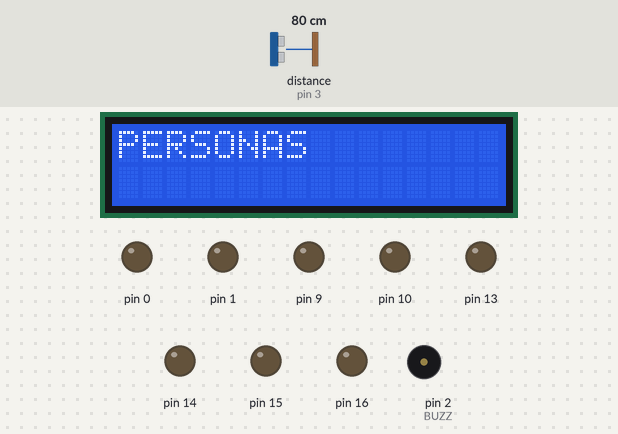
Bench run of a sketch on a simulated Arduino Uno, built with avr-gcc and run on an emulated ATmega328P. Shown: 16×2 character LCD, output pins drawn as LEDs (lit = HIGH), buzzer (waves = sounding). Wiring (inferred from the names in the program): ultrasonic range finder: trigger pin 4; echo pin 3. Inputs (shaded band) come from the test bench; at power-on: distance to the obstacle (sensor on pin 3) 80 cm. The echo pulse lasts 58.3 µs per cm; pins used as bus, display or sensor lines are not drawn.

Above: at 1.2 s.
1.3 s: distance to the obstacle (sensor on pin 3) set to 4 cm
At 1.73 s:
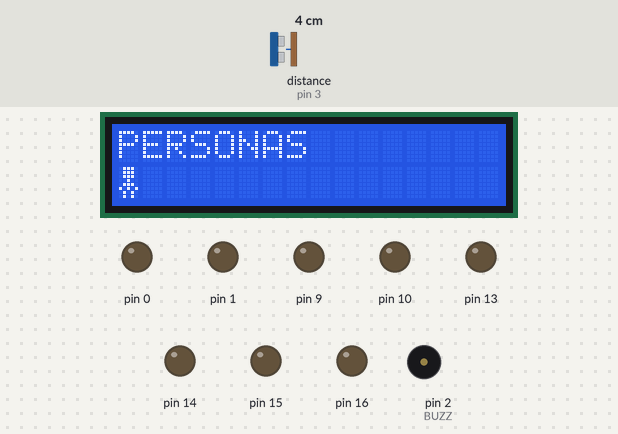
4.3 s: distance to the obstacle (sensor on pin 3) set to 2 cm
5.8 s: distance to the obstacle (sensor on pin 3) set to 4 cm
At 6.15 s:
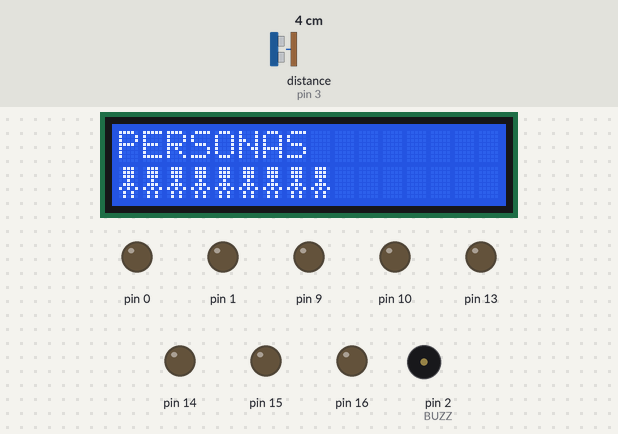
8.8 s: distance to the obstacle (sensor on pin 3) set to 7 cm
At 8.8 s:
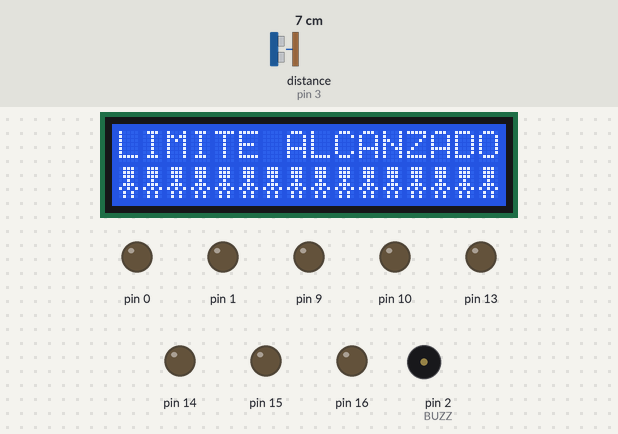
10.3 s: distance to the obstacle (sensor on pin 3) set to 2 cm
At 11.4 s:
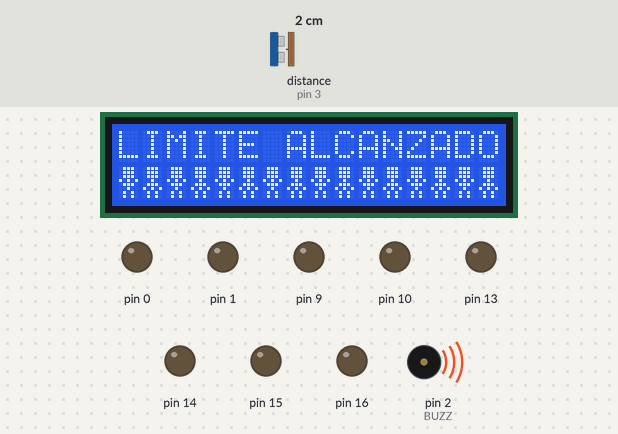
Timing chart, 0 to 13.3 s (numbered marks = the images above; inputs shaded):
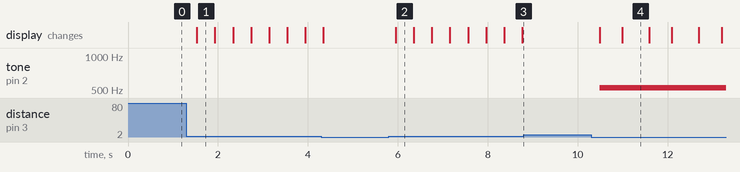

The sketch:

CONTADOR_DE_AFORO_CON_ANIMACION.ino
```cpp
/*
 * Fundacion Kinal
 * Centro educativo tecnico laboral Kinal
 * Perito en electonica
 * Quinto perito
 * EB5AM
 * Taller de electronica digital y reparacion de computadoras
 * Nombre: Francisco Barillas
*/

//Librerias
#include <LiquidCrystal.h>


//Definiciones de preprocesador
#define RS  12
#define Enable 11
#define D4 8
#define D5 7
#define D6 6
#define D7 5
#define TRIG 4
#define ECHO 3
#define BUZZ 2
int DO  = 494;
long DISTANCIA;
int PERSONAS = -1;
//Constructor
LiquidCrystal LCD_FRANCISCO_BARILLAS(RS, Enable, D4, D5, D6, D7); //Constructor que me permite usar la LCD

byte ninoConBrazoArriba[] = {
  B01110,
  B01110,
  B01110,
  B10101,
  B01110,
  B00100,
  B01010,
  B01010
};

byte ninoConBrazoAbajo[] = {
  B01110,
  B01110,
  B01110,
  B00100,
  B01110,
  B10101,
  B01010,
  B01010
};

void setup(){
  for(int i = 0; i <=16; i++){
   pinMode(i,OUTPUT);
}
   pinMode(TRIG, OUTPUT);
   pinMode(ECHO, INPUT);
   pinMode(BUZZ, OUTPUT);
   LCD_FRANCISCO_BARILLAS.begin(16,2);
   LCD_FRANCISCO_BARILLAS.createChar(1,ninoConBrazoAbajo);
   LCD_FRANCISCO_BARILLAS.createChar(2,ninoConBrazoArriba);
   LCD_FRANCISCO_BARILLAS.setCursor(0,0);
   LCD_FRANCISCO_BARILLAS.print("PERSONAS");
}
void loop(){
  Medicion();
  Limite_de_Personas();
}
int Medicion(){
  long T;
  digitalWrite(TRIG, HIGH);
  delayMicroseconds(10);
  digitalWrite(TRIG, LOW);
  T = pulseIn(ECHO, HIGH);
  DISTANCIA = T/58.2;
  delay(100);
  return DISTANCIA;
  }

 void Limite_de_Personas(){
    if(DISTANCIA >= 2 && DISTANCIA <=4){
    PERSONAS = PERSONAS + 1;
      }

    switch(PERSONAS){
     case 1:
      LCD_FRANCISCO_BARILLAS.setCursor(0,0);
      LCD_FRANCISCO_BARILLAS.print("PERSONAS");
      LCD_FRANCISCO_BARILLAS.setCursor(PERSONAS-1,1);
      LCD_FRANCISCO_BARILLAS.write(1);
      delay(300);
      break;

     case 2:
      LCD_FRANCISCO_BARILLAS.setCursor(0,0);
      LCD_FRANCISCO_BARILLAS.print("PERSONAS");
      LCD_FRANCISCO_BARILLAS.setCursor(PERSONAS-1,1);
      LCD_FRANCISCO_BARILLAS.write(1);
      delay(300);
      break;

     case 3:
      LCD_FRANCISCO_BARILLAS.setCursor(0,0);
      LCD_FRANCISCO_BARILLAS.print("PERSONAS");
      LCD_FRANCISCO_BARILLAS.setCursor(PERSONAS-1,1);
      LCD_FRANCISCO_BARILLAS.write(1);
      delay(300);
      break;

     case 4:
      LCD_FRANCISCO_BARILLAS.setCursor(0,0);
      LCD_FRANCISCO_BARILLAS.print("PERSONAS");
      LCD_FRANCISCO_BARILLAS.setCursor(PERSONAS-1,1);
      LCD_FRANCISCO_BARILLAS.write(1);
      delay(300);
      break;

      case 5:
      LCD_FRANCISCO_BARILLAS.setCursor(0,0);
      LCD_FRANCISCO_BARILLAS.print("PERSONAS");
      LCD_FRANCISCO_BARILLAS.setCursor(PERSONAS-1,1);
      LCD_FRANCISCO_BARILLAS.write(1);
      delay(300);
      break;

      case 6:
      LCD_FRANCISCO_BARILLAS.setCursor(0,0);
      LCD_FRANCISCO_BARILLAS.print("PERSONAS");
      LCD_FRANCISCO_BARILLAS.setCursor(PERSONAS-1,1);
      LCD_FRANCISCO_BARILLAS.write(1);
      delay(300);
      break;
      case 7:
      LCD_FRANCISCO_BARILLAS.setCursor(0,0);
      LCD_FRANCISCO_BARILLAS.print("PERSONAS");
      LCD_FRANCISCO_BARILLAS.setCursor(PERSONAS-1,1);
      LCD_FRANCISCO_BARILLAS.write(1);
      delay(300);
      break;
      case 8:
      LCD_FRANCISCO_BARILLAS.setCursor(0,0);
      LCD_FRANCISCO_BARILLAS.print("PERSONAS");
      LCD_FRANCISCO_BARILLAS.setCursor(PERSONAS-1,1);
      LCD_FRANCISCO_BARILLAS.write(1);
      delay(300);
      break;

      case 9:
      LCD_FRANCISCO_BARILLAS.setCursor(0,0);
      LCD_FRANCISCO_BARILLAS.print("PERSONAS");
      LCD_FRANCISCO_BARILLAS.setCursor(PERSONAS-1,1);
      LCD_FRANCISCO_BARILLAS.write(1);
      delay(300);
      break;

      case 10:
      LCD_FRANCISCO_BARILLAS.setCursor(0,0);
      LCD_FRANCISCO_BARILLAS.print("PERSONAS");
      LCD_FRANCISCO_BARILLAS.setCursor(PERSONAS-1,1);
      LCD_FRANCISCO_BARILLAS.write(1);
      delay(300);
      break;

      case 11:
      LCD_FRANCISCO_BARILLAS.setCursor(0,0);
      LCD_FRANCISCO_BARILLAS.print("PERSONAS");
      LCD_FRANCISCO_BARILLAS.setCursor(PERSONAS-1,1);
      LCD_FRANCISCO_BARILLAS.write(1);
      delay(300);
      break;
      case 12:
      LCD_FRANCISCO_BARILLAS.setCursor(0,0);
      LCD_FRANCISCO_BARILLAS.print("PERSONAS");
      LCD_FRANCISCO_BARILLAS.setCursor(PERSONAS-1,1);
      LCD_FRANCISCO_BARILLAS.write(1);
      delay(300);
      break;
      case 13:
      LCD_FRANCISCO_BARILLAS.setCursor(0,0);
      LCD_FRANCISCO_BARILLAS.print("PERSONAS");
      LCD_FRANCISCO_BARILLAS.setCursor(PERSONAS-1,1);
      LCD_FRANCISCO_BARILLAS.write(1);
      delay(300);
      break;
      case 14:
      LCD_FRANCISCO_BARILLAS.setCursor(0,0);
      LCD_FRANCISCO_BARILLAS.print("PERSONAS");
      LCD_FRANCISCO_BARILLAS.setCursor(PERSONAS-1,1);
      LCD_FRANCISCO_BARILLAS.write(1);
      delay(300);
      break;
      case 15:
      LCD_FRANCISCO_BARILLAS.setCursor(0,0);
      LCD_FRANCISCO_BARILLAS.print("PERSONAS");
      LCD_FRANCISCO_BARILLAS.setCursor(PERSONAS-1,1);
      LCD_FRANCISCO_BARILLAS.write(1);
      delay(300);
      break;
      case 16:
      LCD_FRANCISCO_BARILLAS.setCursor(0,0);
      LCD_FRANCISCO_BARILLAS.print("LIMITE ALCANZADO");
      LCD_FRANCISCO_BARILLAS.setCursor(PERSONAS-1,1);
      LCD_FRANCISCO_BARILLAS.write(1);
      break;
    }
      if(PERSONAS > 17){
      Limite_Alcanzado();
      }
      }
void Limite_Alcanzado(){
     tone(BUZZ, 523);
      LCD_FRANCISCO_BARILLAS.setCursor(0,1);
      LCD_FRANCISCO_BARILLAS.write(1);
      LCD_FRANCISCO_BARILLAS.write(2);
      LCD_FRANCISCO_BARILLAS.write(1);
      LCD_FRANCISCO_BARILLAS.write(2);
      LCD_FRANCISCO_BARILLAS.write(1);
      LCD_FRANCISCO_BARILLAS.write(2);
      LCD_FRANCISCO_BARILLAS.write(1);
      LCD_FRANCISCO_BARILLAS.write(2);
      LCD_FRANCISCO_BARILLAS.write(1);
      LCD_FRANCISCO_BARILLAS.write(2);
      LCD_FRANCISCO_BARILLAS.write(1);
      LCD_FRANCISCO_BARILLAS.write(2);
      LCD_FRANCISCO_BARILLAS.write(1);
      LCD_FRANCISCO_BARILLAS.write(2);
      LCD_FRANCISCO_BARILLAS.write(1);
      LCD_FRANCISCO_BARILLAS.write(2);//animacion1
      delay(500);
      LCD_FRANCISCO_BARILLAS.setCursor(0,1);
      LCD_FRANCISCO_BARILLAS.write(2);
      LCD_FRANCISCO_BARILLAS.write(1);
      LCD_FRANCISCO_BARILLAS.write(2);
      LCD_FRANCISCO_BARILLAS.write(1);
      LCD_FRANCISCO_BARILLAS.write(2);
      LCD_FRANCISCO_BARILLAS.write(1);
      LCD_FRANCISCO_BARILLAS.write(2);
      LCD_FRANCISCO_BARILLAS.write(1);
      LCD_FRANCISCO_BARILLAS.write(2);
      LCD_FRANCISCO_BARILLAS.write(1);
      LCD_FRANCISCO_BARILLAS.write(2);
      LCD_FRANCISCO_BARILLAS.write(1);
      LCD_FRANCISCO_BARILLAS.write(2);
      LCD_FRANCISCO_BARILLAS.write(1);
      LCD_FRANCISCO_BARILLAS.write(2);
      LCD_FRANCISCO_BARILLAS.write(1); //animacion 2
      delay(500);
      }
```

Measured:
- the behaviour switches between 5 and 6 cm on distance to the obstacle (sensor on pin 3) (found by bisection; images 2 and 3)
- after the input at 1.3 s, the display: changes after 0.23 s (image 1)
- after the input at 5.8 s, the display: changes after 0.15 s (image 2)
- after the input at 8.8 s, tone on pin 2 (BUZZ): stays silent (without the input it goes to 523 Hz after 0.17 s)
- after the input at 10.3 s, tone on pin 2 (BUZZ): silent → 523 Hz after 0.19 s; the display: first changes after 0.19 s (image 4 shows a later state)
- what the display in image 1 shows lasts 0.4 s, from 1.5 s to 1.9 s
- what the display in image 4 shows lasts 0.6 s, from 11.0 s to 11.6 s
